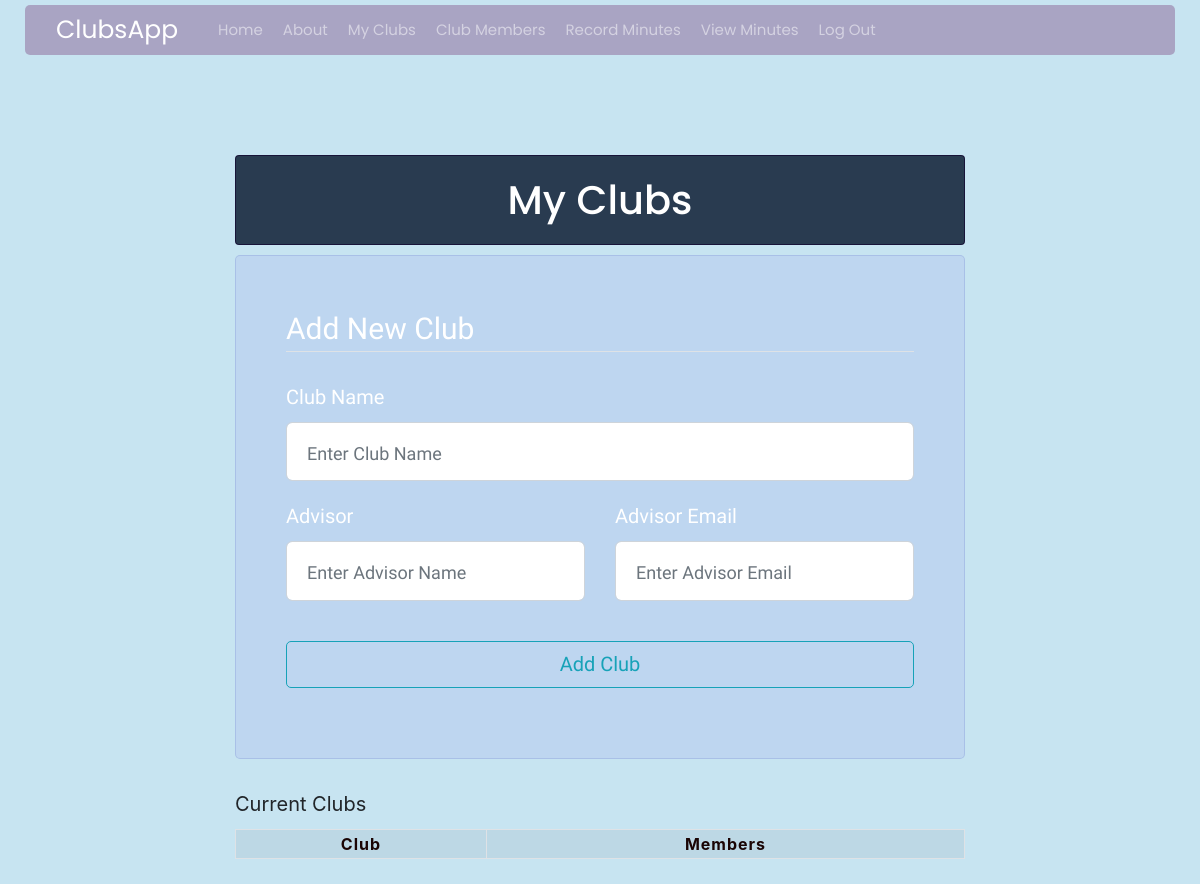
The app's page /user_clubs/1 (signed in), older data.
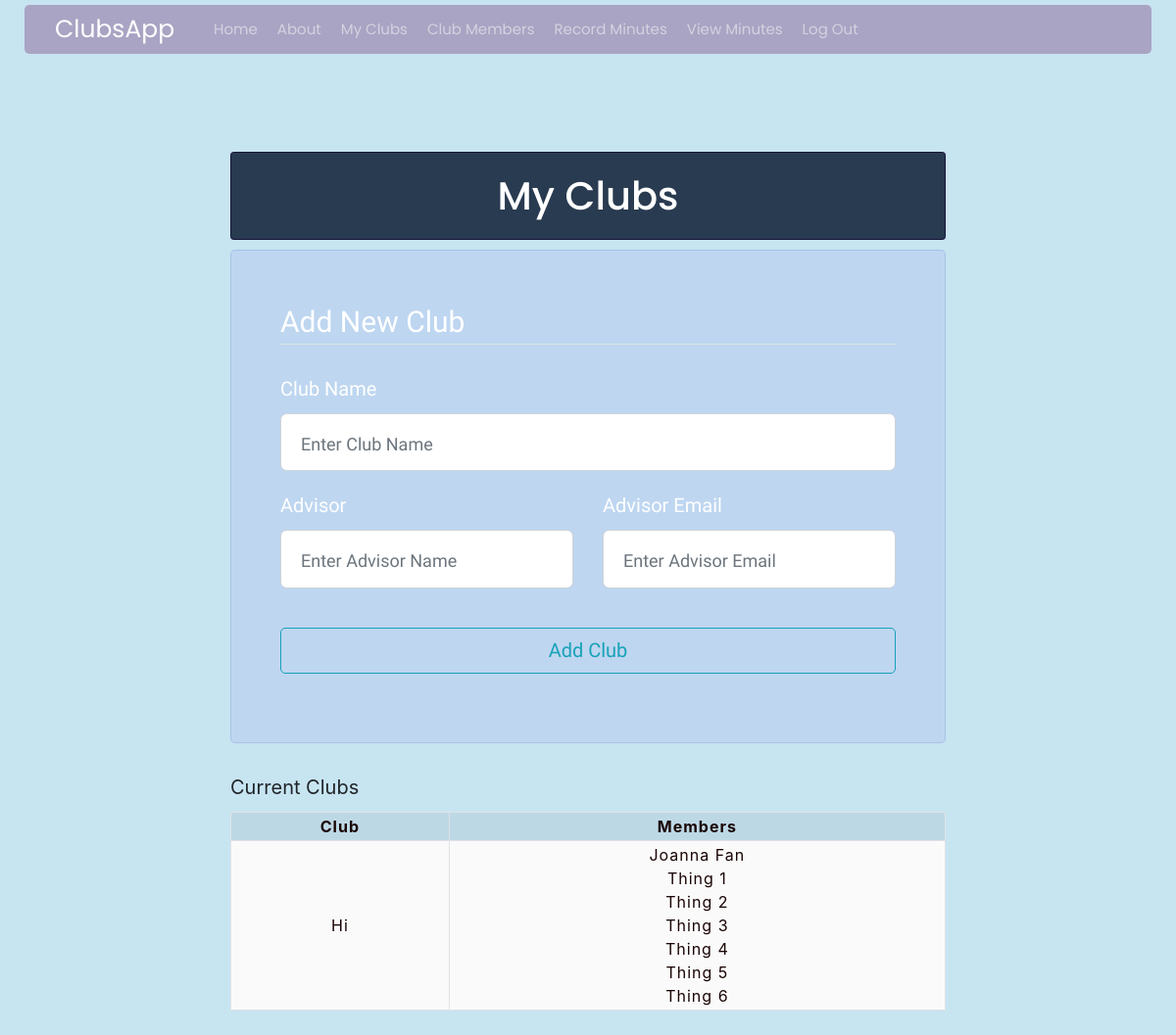
The same page, newer data.
### clubsapp/models.py (models this page shows, shortened)
class Club(db.Model):
	id = db.Column(db.Integer, primary_key=True)
	name = db.Column(db.String(100), unique=True, nullable=False)
	members = db.relationship('User', secondary=user_club_assoc_table)

class User(db.Model, UserMixin):
	id = db.Column(db.Integer, primary_key=True)
	firstname = db.Column(db.String(15), nullable=False)
	lastname = db.Column(db.String(15), nullable=False)
	email = db.Column(db.String(60), unique=True, nullable=False)
	password = db.Column(db.String(60), nullable=False)
	role = db.Column(db.Integer(), nullable=False, default=ROLES['student'])
	clubs = db.relationship('Club', secondary=user_club_assoc_table)

### clubsapp/clubs/routes.py (the view, shortened to what this page needs)
@clubs.route('/user_clubs/<int:user_id>', methods=['GET', 'POST'])
@login_required
def user_clubs(user_id):
	user = User.query.get_or_404(user_id)
	clubs = user.clubs
	form = ClubRegistrationForm()
	return render_template('user_clubs.html', clubs=clubs, user=user, form=form) #change to num_club_members

### clubsapp/clubs/forms.py
class ClubRegistrationForm(FlaskForm):
	club_name = StringField(
		'Club Name',
		validators=[DataRequired()],
		render_kw={"placeholder": "Enter Club Name"})
	advisor = StringField(
		'Advisor',
		validators=[DataRequired()],
		render_kw={"placeholder": "Enter Advisor Name"})
	email = StringField(
		'Advisor Email',
		validators=[DataRequired(), Email()],
		render_kw={"placeholder": "Enter Advisor Email"})
	submit = SubmitField('Add Club')

### clubsapp/models.py (called while the page is built)
@login_manager.user_loader
def load_user(user_id):
	return User.query.get(int(user_id))

### clubsapp/templates/user_clubs.html (shortened to what this page needs)
{% extends "layout.html" %}
{% block content %}
<h1>My Clubs</h1>
  <div class="content-section">
    <form method="POST" action="">
      <fieldset class="form-group">
        <legend class="border-bottom mb-4"> Add New Club </legend>
        <div class="form-group">
          {{ form.club_name.label(class="form-control-label") }}
          {% if form.club_name.errors %}
            {{ form.club_name(class="form-control form-control-lg is-invalid") }}
            <div class="invalid-feedback">
              {% for error in form.club_name.errors %}
                <span>{{ error }}</span>
              {% endfor %}
            </div>
          {% else %}
            {{ form.club_name(class="form-control form-control-lg") }}
          {% endif %}
        </div>
        <div class = "row">
          <div class="form-group col-md-6">
            {{ form.advisor.label(class="form-control-label") }}
            {% if form.advisor.errors %}
              {{ form.advisor(class="form-control form-control-lg is-invalid") }}
              <div class="invalid-feedback">
                {% for error in form.advisor.errors %}
                  <span>{{ error }}</span>
                {% endfor %}
              </div>
            {% else %}
              {{ form.advisor(class="form-control form-control-lg") }}
            {% endif %}
          </div>
          <div class="form-group col-md-6">
            {{ form.email.label(class="form-control- label") }}
            {% if form.email.errors %}
              {{ form.email(class="form-control form-control-lg is-invalid") }}
              <div class="invalid-feedback">
                {% for error in form.email.errors %}
                  <span>{{ error }}</span>
                {% endfor %}
              </div>
            {% else %}
              {{ form.email(class="form-control form-control-lg") }}
            {% endif %}
          </div>
        </div>
      </fieldset>
      <div class="form-group">
        {{ form.submit(class="btn btn-outline-info")}}
      </div>
    </form>
  </div>
<br>
<label> Current Clubs </label>
<table class = "table table-bordered table-striped mb-0">
  <tr>
    <th>Club</th>
    <th>Members</th>
  </tr>
  <div class="content-section">
    {% for club in clubs %}
    <tr>
      <td>{{ club.name }}</td>
      <td>{% for member in club.members%}
            {{ member.firstname }}
            {{ member.lastname }}
            <br>
          {% endfor %}
      </td>
    </tr>
    {% endfor %}
  </div>
</table>
{% endblock content %}

### clubsapp/templates/layout.html (shortened to what this page needs)
<!DOCTYPE html>
<html>
<head>
    <link rel="stylesheet" type= "text/css" href="{{ url_for('static', filename='css/bootstrap.min.css') }}">
    <link rel="stylesheet" type="text/css" href="{{ url_for('static', filename='style.css') }}">
</head>
<body>
<header style="float:inherit">
  <nav class="navbar navbar-expand-md navbar-toggler navbar-dark bg-steel navbar-fixed-top" role="navigation">
    <div class="container">
      <a class="navbar-brand mr-4" href="{{ url_for('main.home') }}" style="display: inline-block">ClubsApp</a>
      <div class="collapse navbar-collapse" id="navbarToggle">
        <div class="navbar-nav">
          <a class="nav-item nav-link" href="{{ url_for('main.home') }}">Home</a>
          <a class="nav-item nav-link" href="{{ url_for('main.about') }}">About</a>
        </div>
        <div class="navbar-nav">
          {% if current_user.is_authenticated %}
            <a class="nav-item nav-link" href="{{ url_for('clubs.user_clubs', user_id=current_user.id) }}">My Clubs</a>
            <a class="nav-item nav-link" href="{{ url_for('clubs.num_club_members', user_id=current_user.id) }}">Club Members</a>
            <a class="nav-item nav-link" href="{{ url_for('clubs.record_club_name', user_id=current_user.id) }}">Record Minutes</a>
            <a class="nav-item nav-link" href="{{ url_for('clubs.view_club_name', user_id=current_user.id) }}">View Minutes</a>
            <a class="nav-item nav-link" href="{{ url_for('users.logout') }}">Log Out</a>
          {% else %}
            <a class="nav-item nav-link" href="{{ url_for('users.login') }}">Login</a>
            <a class="nav-item nav-link" href="{{ url_for('users.register') }}">Register</a>
          {% endif %}
        </div>
      </div>
    </div>
  </nav>
</header>
<main role="main" class="container" style="margin-top: 100px">
  <div class="row">
    <div class="col-md-8 offset-md-2">
      {% block content %} {% endblock %}
    </div>
    <div class="col-md-2">
    </div>
  </div>
</main>
</body>
</html>

### clubsapp/static/style.css (style rules this page uses)
html { font-size: 20px; font-family: 'Source Sans Pro', sans-serif; background-color: #ffffff; }
nav a { font-size: 15px; position: relative; }
.navbar { background-color:rgba(139, 102, 150, 0.5); color: rgb(165, 165, 245); }
a { font-family: 'Poppins', sans-serif; }
h1 { font-size: 40px; text-align: center; float: center; margin: 10 10; padding: 20px 20px; background-color: rgba(5, 21, 44, 0.815); color: #ffffff; border: 1px solid rgba(20, 9, 51, 0.781); font-family: 'Poppins', sans-serif; border-radius: 4px; }
body { margin: auto auto; background-color: #c7e4f1; padding: 0 20px 20px 20px; border: 5px solid #c7e4f1; }
input { width: 100%; box-sizing: border-box; }
form { padding: 50px 50px 50px 50px; margin: auto; color: white; background-color: rgba(186, 208, 240, 0.705) !important; border: 1px solid rgba(162, 185, 228, 0.753); border-radius: 5px; }
.form-group { font-family: 'Source Sans Pro', sans-serif !important; }
::placeholder { color: #CCC; opacity: 1; font-family: 'Source Sans Pro', sans-serif; font-size: 18px; }
table { border-radius: 5px; color: rgb(26, 4, 4) !important; letter-spacing: 1px; font-size: 0.8rem; text-align: inherit; width: 400px; }
table, td, th { padding: 2px !important; border: 1px solid rgb(3, 0, 0); border-top: 1px solid rgb(3, 0, 0); vertical-align: middle !important; text-align: center; }
th { color: rgb(26, 4, 4); }
td { text-align: center; }
tr:nth-child(even) td { background-color: rgb(250,250,250); }

Row changes from the older to the newer data that the page shows:
added Club: name "Hi"
now on this page (row unchanged): User: firstname "Joanna", lastname "Fan"
added User: firstname "Thing", lastname "1"
added User: firstname "Thing", lastname "2"
added User: firstname "Thing", lastname "3"
added User: firstname "Thing", lastname "4"
added User: firstname "Thing", lastname "5"
added User: firstname "Thing", lastname "6"
